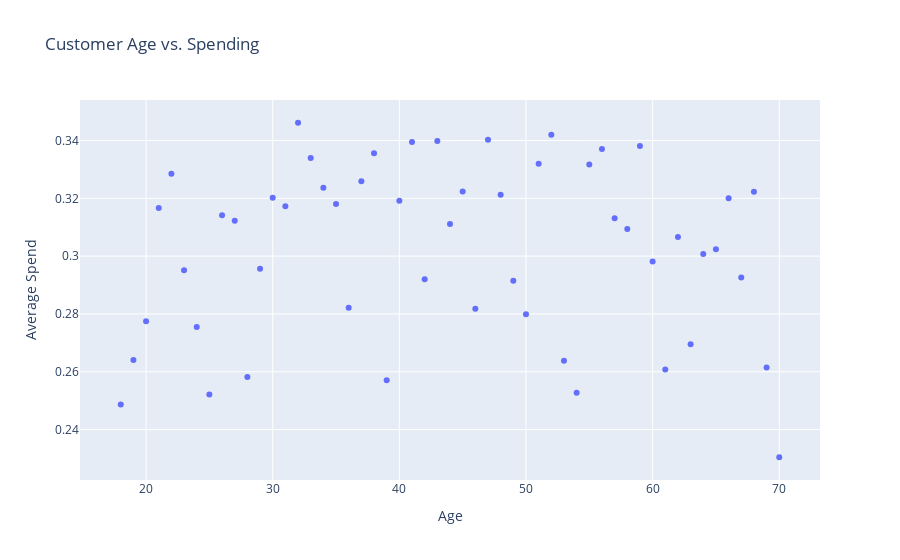

This figure's notebook cell:
### Code cell
try:
    # 6. Age Group with Highest Spending
    age_spending = df.groupby('customer_age')['total_sales'].mean().reset_index()
    fig7 = px.scatter(age_spending, x='customer_age', y='total_sales', title='Customer Age vs. Spending', labels={'customer_age': 'Age', 'total_sales': 'Average Spend'})
    fig7.show()
except Exception as e:
    print(f"Error encountered: {e}")

### Figure 1 — Plotly figure (JSON) as saved in the notebook; plotly's stock layout.template omitted (floating-point values rounded to 4 significant figures)
{"data": [{"hovertemplate": "Age=%{x}<br>Average Spend=%{y}<extra></extra>", "legendgroup": "", "marker": {"color": "#636efa", "symbol": "circle"}, "mode": "markers", "name": "", "orientation": "v", "showlegend": false, "type": "scatter", "x": [18, 19, 20, 21, 22, 23, 24, 25, 26, 27, 28, 29, 30, 31, 32, 33, 34, 35, 36, 37, 38, 39, 40, 41, 42, 43, 44, 45, 46, 47, 48, 49, 50, 51, 52, 53, 54, 55, 56, 57, 58, 59, 60, 61, 62, 63, 64, 65, 66, 67, 68, 69, 70], "xaxis": "x", "y": [0.2487, 0.2641, 0.2775, 0.3167, 0.3285, 0.2951, 0.2755, 0.2522, 0.3141, 0.3122, 0.2582, 0.2956, 0.3202, 0.3172, 0.3461, 0.334, 0.3237, 0.318, 0.2822, 0.3259, 0.3356, 0.2571, 0.3192, 0.3395, 0.292, 0.3399, 0.3111, 0.3223, 0.2818, 0.3403, 0.3213, 0.2915, 0.2799, 0.332, 0.342, 0.2638, 0.2527, 0.3317, 0.337, 0.3131, 0.3094, 0.3381, 0.2982, 0.2608, 0.3066, 0.2696, 0.3008, 0.3024, 0.3201, 0.2926, 0.3223, 0.2615, 0.2304], "yaxis": "y"}], "layout": {"autosize": true, "legend": {"tracegroupgap": 0}, "title": {"text": "Customer Age vs. Spending"}, "xaxis": {"anchor": "y", "autorange": true, "domain": [0, 1], "range": [14.85, 73.15], "title": {"text": "Age"}, "type": "linear"}, "yaxis": {"anchor": "x", "autorange": true, "domain": [0, 1], "range": [0.2209, 0.3557], "title": {"text": "Average Spend"}, "type": "linear"}}}
